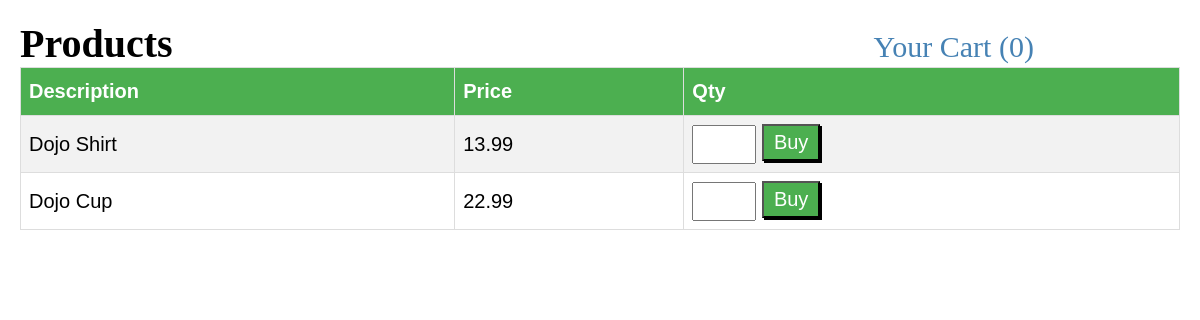
Before: / with the older database file.
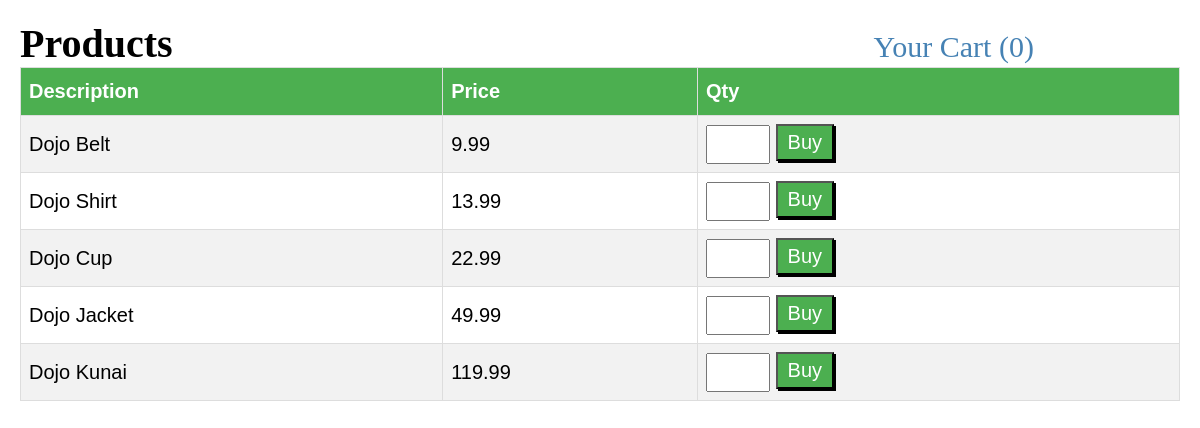
After: the same page with the newer database file.
### tables this page shows
CREATE TABLE `products` (
  `id` int(11) NOT NULL AUTO_INCREMENT,
  `description` varchar(255) DEFAULT NULL,
  `price` float DEFAULT NULL,
  `created_at` datetime DEFAULT NULL,
  `updated_at` datetime DEFAULT NULL,
  PRIMARY KEY (`id`)
);

### application/controllers/products.php (called while the page is built, shortened)
<?php
class Products extends CI_Controller {
	public function index()
	{
		$products['products'] = $this->product->get_all_products();
		$count = $this->product->count_cart();
		$products['count'] = $count->num_rows();
		$products = $this->security->xss_clean($products);
		$this->load->view('index', $products);
	}
}

### index.php (called while the page is built, shortened)
<?php
require_once BASEPATH.'core/CodeIgniter.php';

### application/models/product.php (called while the page is built, shortened)
<?php
class Product extends CI_Model {
    function get_all_products()
    {
        return $this->db->select("*")->from('products')->order_by('price', 'asc')->get()->result_array();
    }
    function count_cart()
    {
        return $this->db->query("SELECT * FROM cart;");
    }
}
?>

### application/views/index.php (the view, shortened to what this page needs)
<!DOCTYPE html>
<html lang="en">
<head>
	<link rel="stylesheet" href="/assets/css/style.css">
</head>
<body>
	<h1>Products</h1>
	<a id="cart"href="/products/cart">Your Cart (<?= $count ?>)</a>
	<table id="items">
		<tr>
			<th>Description</th>
			<th>Price</th>
			<th>Qty</th>
		</tr>
<?php	foreach($products as $product)
		{ ?>
		<tr>
			<td><?= $product['description'] ?></td>
			<td><?= $product['price'] ?></td>
			<td>
				<form class="list" action="/products/add/<?= $product['id'] ?>" method="post">
					<input type="number" min="0" name="quantity">
					<input type="submit" value="Buy">
				</form>
			</td>
		</tr>
<?php	} ?>
	</table>
</body>
</html>

### assets/css/style.css (style rules this page uses)
* { margin: 0; padding: 0; }
body { font-size: 20px; padding: 20px; }
h1 { display: inline-block; margin-right: 60%; }
#cart { font-size: 30px; text-decoration: none; color: steelblue; }
#items { font-family: Arial, Helvetica, sans-serif; border-collapse: collapse; width: 100%; }
#items td, #items th { border: 1px solid #ddd; padding: 8px; }
#items tr:nth-child(even) { background-color: #f2f2f2; }
#items th { padding-top: 12px; padding-bottom: 12px; text-align: left; background-color: #4caf50; color: white; }
.list input[type='number'] { padding: 10px; width: 40px; }
.list input[type='submit'] { background-color: #4caf50; box-shadow: 2px 2px black; color: white; font-size: 20px; padding: 5px 10px; }

Changed rows visible on the page:
added products: description "Dojo Belt", price "9.99"
added products: description "Dojo Jacket", price "49.99"
added products: description "Dojo Kunai", price "119.99"
